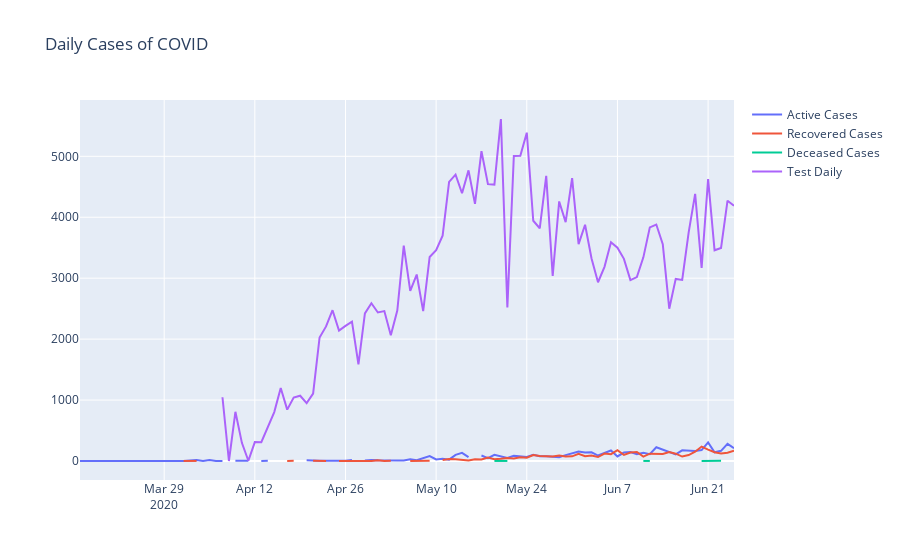

Here is the notebook cell this chart was saved with:
### Code cell
# Plot daily case
fig = go.Figure()

fig.add_trace(go.Scatter( x=state_df.index, y=state_df.numcases_h, name='Active Cases'))
fig.add_trace(go.Scatter( x=state_df.index, y=state_df.numcases_r, name='Recovered Cases'))
fig.add_trace(go.Scatter( x=state_df.index, y=state_df.numcases_d, name='Deceased Cases'))
fig.add_trace(go.Scatter( x=state_df.index, y=state_df.daily_test, name='Test Daily'))
# fig.add_trace(go.Scatter( x=state_df.index, y=state_df['Total Samples Tested'], name='Testing Numbers'))
fig.update_layout(title="Daily Cases of COVID")
fig.show()
